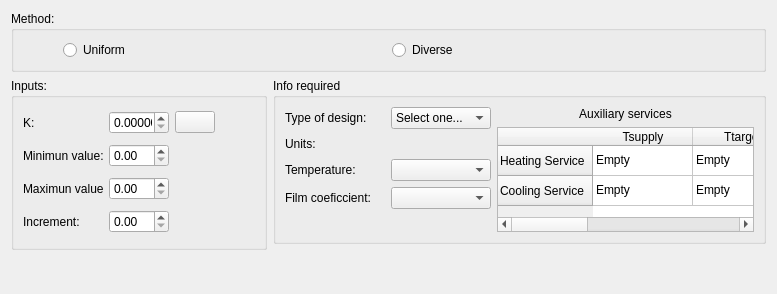
<?xml version="1.0" encoding="UTF-8"?>
<ui version="4.0">
 <class>contenido_plots_area</class>
 <widget class="QWidget" name="contenido_plots_area">
  <property name="geometry">
   <rect>
    <x>0</x>
    <y>0</y>
    <width>777</width>
    <height>294</height>
   </rect>
  </property>
  <property name="windowTitle">
   <string>Form</string>
  </property>
  <layout class="QGridLayout" name="gridLayout_8">
   <item row="0" column="0" colspan="4">
    <layout class="QGridLayout" name="gridLayout_2">
     <item row="0" column="0">
      <widget class="QGroupBox" name="groupBox">
       <property name="title">
        <string>Method:</string>
       </property>
       <layout class="QGridLayout" name="gridLayout_3">
        <item row="0" column="3">
         <spacer name="horizontalSpacer_3">
          <property name="orientation">
           <enum>Qt::Horizontal</enum>
          </property>
          <property name="sizeType">
           <enum>QSizePolicy::Ignored</enum>
          </property>
          <property name="sizeHint" stdset="0">
           <size>
            <width>40</width>
            <height>20</height>
           </size>
          </property>
         </spacer>
        </item>
        <item row="0" column="0">
         <spacer name="horizontalSpacer_2">
          <property name="orientation">
           <enum>Qt::Horizontal</enum>
          </property>
          <property name="sizeType">
           <enum>QSizePolicy::Ignored</enum>
          </property>
          <property name="sizeHint" stdset="0">
           <size>
            <width>40</width>
            <height>20</height>
           </size>
          </property>
         </spacer>
        </item>
        <item row="0" column="2">
         <widget class="QRadioButton" name="Diverse">
          <property name="text">
           <string>Diverse</string>
          </property>
         </widget>
        </item>
        <item row="0" column="1">
         <widget class="QRadioButton" name="Uniform">
          <property name="text">
           <string>Uniform</string>
          </property>
         </widget>
        </item>
       </layout>
      </widget>
     </item>
    </layout>
   </item>
   <item row="2" column="0" colspan="4">
    <spacer name="verticalSpacer">
     <property name="orientation">
      <enum>Qt::Vertical</enum>
     </property>
     <property name="sizeType">
      <enum>QSizePolicy::Expanding</enum>
     </property>
     <property name="sizeHint" stdset="0">
      <size>
       <width>20</width>
       <height>40</height>
      </size>
     </property>
    </spacer>
   </item>
   <item row="1" column="0" colspan="4">
    <layout class="QGridLayout" name="gridLayout_5">
     <item row="0" column="0" rowspan="2">
      <widget class="QGroupBox" name="groupBox_3">
       <property name="sizePolicy">
        <sizepolicy hsizetype="Fixed" vsizetype="Preferred">
         <horstretch>0</horstretch>
         <verstretch>0</verstretch>
        </sizepolicy>
       </property>
       <property name="title">
        <string>Inputs:</string>
       </property>
       <layout class="QGridLayout" name="gridLayout_7">
        <item row="3" column="1">
         <widget class="QDoubleSpinBox" name="SBinc">
          <property name="maximumSize">
           <size>
            <width>60</width>
            <height>16777215</height>
           </size>
          </property>
         </widget>
        </item>
        <item row="1" column="0">
         <widget class="QLabel" name="labelMin">
          <property name="maximumSize">
           <size>
            <width>80</width>
            <height>16777215</height>
           </size>
          </property>
          <property name="text">
           <string>Minimun value:</string>
          </property>
         </widget>
        </item>
        <item row="0" column="3" rowspan="4">
         <spacer name="horizontalSpacer">
          <property name="orientation">
           <enum>Qt::Horizontal</enum>
          </property>
          <property name="sizeType">
           <enum>QSizePolicy::Expanding</enum>
          </property>
          <property name="sizeHint" stdset="0">
           <size>
            <width>40</width>
            <height>20</height>
           </size>
          </property>
         </spacer>
        </item>
        <item row="0" column="0">
         <widget class="QLabel" name="labelK">
          <property name="maximumSize">
           <size>
            <width>80</width>
            <height>16777215</height>
           </size>
          </property>
          <property name="text">
           <string>K:</string>
          </property>
         </widget>
        </item>
        <item row="2" column="0">
         <widget class="QLabel" name="labelMax">
          <property name="maximumSize">
           <size>
            <width>80</width>
            <height>16777215</height>
           </size>
          </property>
          <property name="text">
           <string>Maximun value:</string>
          </property>
         </widget>
        </item>
        <item row="2" column="1">
         <widget class="QDoubleSpinBox" name="SBmax">
          <property name="maximumSize">
           <size>
            <width>60</width>
            <height>16777215</height>
           </size>
          </property>
         </widget>
        </item>
        <item row="3" column="0">
         <widget class="QLabel" name="labelInc">
          <property name="maximumSize">
           <size>
            <width>80</width>
            <height>16777215</height>
           </size>
          </property>
          <property name="text">
           <string>Increment:</string>
          </property>
         </widget>
        </item>
        <item row="0" column="1">
         <widget class="QDoubleSpinBox" name="SBk">
          <property name="maximumSize">
           <size>
            <width>60</width>
            <height>16777215</height>
           </size>
          </property>
          <property name="decimals">
           <number>6</number>
          </property>
         </widget>
        </item>
        <item row="0" column="2">
         <widget class="QPushButton" name="help">
          <property name="text">
           <string/>
          </property>
          <property name="icon">
           <iconset resource="resources.qrc">
            <normaloff>:/resources/Resources/ayuda.png</normaloff>:/resources/Resources/ayuda.png</iconset>
          </property>
         </widget>
        </item>
        <item row="1" column="1">
         <widget class="QDoubleSpinBox" name="SBmin">
          <property name="maximumSize">
           <size>
            <width>60</width>
            <height>16777215</height>
           </size>
          </property>
         </widget>
        </item>
       </layout>
      </widget>
     </item>
     <item row="0" column="1">
      <widget class="QGroupBox" name="groupBox_4">
       <property name="title">
        <string>Info required</string>
       </property>
       <layout class="QGridLayout" name="gridLayout_9">
        <item row="0" column="2" rowspan="5">
         <layout class="QGridLayout" name="gridLayout_10">
          <item row="0" column="0">
           <widget class="QLabel" name="labelAux">
            <property name="text">
             <string>Auxiliary services</string>
            </property>
            <property name="alignment">
             <set>Qt::AlignCenter</set>
            </property>
           </widget>
          </item>
          <item row="1" column="0">
           <widget class="QTableWidget" name="Services">
            <property name="sizePolicy">
             <sizepolicy hsizetype="Fixed" vsizetype="Fixed">
              <horstretch>0</horstretch>
              <verstretch>130</verstretch>
             </sizepolicy>
            </property>
            <property name="minimumSize">
             <size>
              <width>0</width>
              <height>0</height>
             </size>
            </property>
            <property name="maximumSize">
             <size>
              <width>400</width>
              <height>105</height>
             </size>
            </property>
            <row>
             <property name="text">
              <string>Heating Service</string>
             </property>
            </row>
            <row>
             <property name="text">
              <string>Cooling Service</string>
             </property>
            </row>
            <column>
             <property name="text">
              <string>Tsupply</string>
             </property>
            </column>
            <column>
             <property name="text">
              <string>Ttarget</string>
             </property>
            </column>
            <column>
             <property name="text">
              <string>h</string>
             </property>
            </column>
            <item row="0" column="0">
             <property name="text">
              <string>Empty</string>
             </property>
            </item>
            <item row="0" column="1">
             <property name="text">
              <string>Empty</string>
             </property>
            </item>
            <item row="0" column="2">
             <property name="text">
              <string>Empty</string>
             </property>
            </item>
            <item row="1" column="0">
             <property name="text">
              <string>Empty</string>
             </property>
            </item>
            <item row="1" column="1">
             <property name="text">
              <string>Empty</string>
             </property>
            </item>
            <item row="1" column="2">
             <property name="text">
              <string>Empty</string>
             </property>
            </item>
           </widget>
          </item>
         </layout>
        </item>
        <item row="0" column="0">
         <widget class="QLabel" name="labelType">
          <property name="maximumSize">
           <size>
            <width>100</width>
            <height>16777215</height>
           </size>
          </property>
          <property name="text">
           <string>Type of design:</string>
          </property>
         </widget>
        </item>
        <item row="0" column="1">
         <widget class="QComboBox" name="TypeDesign">
          <property name="maximumSize">
           <size>
            <width>100</width>
            <height>23</height>
           </size>
          </property>
          <item>
           <property name="text">
            <string>Select one...</string>
           </property>
          </item>
          <item>
           <property name="text">
            <string>Countercurrent</string>
           </property>
          </item>
          <item>
           <property name="text">
            <string>Cococurrent</string>
           </property>
          </item>
         </widget>
        </item>
        <item row="1" column="0">
         <widget class="QLabel" name="label">
          <property name="maximumSize">
           <size>
            <width>100</width>
            <height>16777215</height>
           </size>
          </property>
          <property name="text">
           <string>Units:</string>
          </property>
         </widget>
        </item>
        <item row="2" column="0">
         <widget class="QLabel" name="label_2">
          <property name="maximumSize">
           <size>
            <width>100</width>
            <height>16777215</height>
           </size>
          </property>
          <property name="text">
           <string>Temperature:</string>
          </property>
         </widget>
        </item>
        <item row="2" column="1">
         <widget class="QComboBox" name="comboBoxT">
          <property name="maximumSize">
           <size>
            <width>100</width>
            <height>23</height>
           </size>
          </property>
         </widget>
        </item>
        <item row="3" column="1">
         <widget class="QComboBox" name="comboBoxF">
          <property name="maximumSize">
           <size>
            <width>100</width>
            <height>23</height>
           </size>
          </property>
         </widget>
        </item>
        <item row="3" column="0">
         <widget class="QLabel" name="label_3">
          <property name="maximumSize">
           <size>
            <width>100</width>
            <height>16777215</height>
           </size>
          </property>
          <property name="text">
           <string>Film coeficcient:</string>
          </property>
         </widget>
        </item>
       </layout>
      </widget>
     </item>
    </layout>
   </item>
  </layout>
 </widget>
 <resources>
  <include location="resources.qrc"/>
 </resources>
 <connections/>
</ui>
